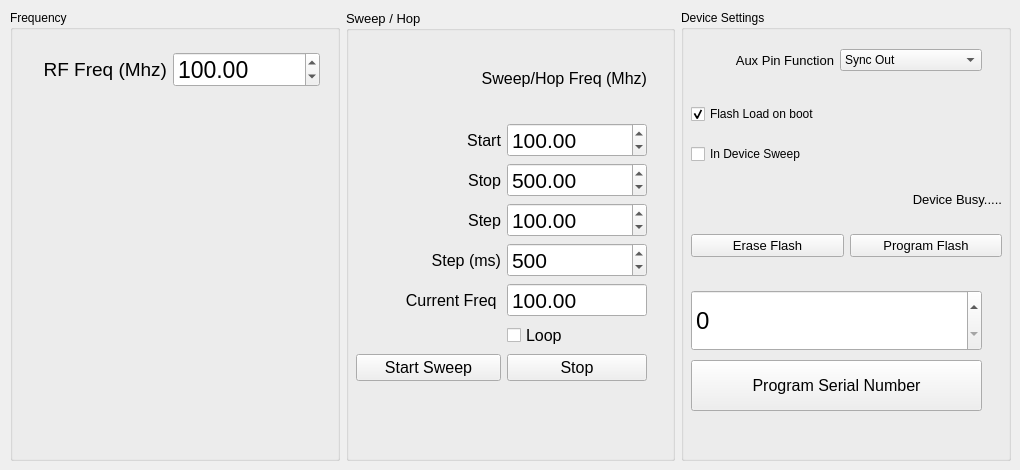
    <widget class="QWidget" name="tab_4">
     <attribute name="title">
      <string>Control</string>
     </attribute>
     <widget class="QWidget" name="horizontalLayoutWidget">
      <property name="geometry">
       <rect>
        <x>10</x>
        <y>10</y>
        <width>1001</width>
        <height>451</height>
       </rect>
      </property>
      <layout class="QHBoxLayout" name="horizontalLayout_2">
       <item>
        <widget class="QGroupBox" name="groupBox_3">
         <property name="title">
          <string>Frequency</string>
         </property>
         <widget class="QWidget" name="gridLayoutWidget_6">
          <property name="geometry">
           <rect>
            <x>10</x>
            <y>20</y>
            <width>300</width>
            <height>80</height>
           </rect>
          </property>
          <layout class="QGridLayout" name="gridLayout_7">
           <item row="0" column="1">
            <widget class="QDoubleSpinBox" name="doubleSpinBox_freq_basic">
             <property name="font">
              <font>
               <pointsize>17</pointsize>
              </font>
             </property>
             <property name="minimum">
              <double>35.000000000000000</double>
             </property>
             <property name="maximum">
              <double>4400.000000000000000</double>
             </property>
             <property name="singleStep">
              <double>0.010000000000000</double>
             </property>
             <property name="value">
              <double>100.000000000000000</double>
             </property>
            </widget>
           </item>
           <item row="0" column="0">
            <widget class="QLabel" name="label_67">
             <property name="enabled">
              <bool>true</bool>
             </property>
             <property name="font">
              <font>
               <pointsize>14</pointsize>
              </font>
             </property>
             <property name="text">
              <string>RF Freq (Mhz)</string>
             </property>
             <property name="alignment">
              <set>Qt::AlignRight|Qt::AlignTrailing|Qt::AlignVCenter</set>
             </property>
            </widget>
           </item>
          </layout>
         </widget>
        </widget>
       </item>
       <item>
        <widget class="QGroupBox" name="groupBox">
         <property name="font">
          <font>
           <pointsize>10</pointsize>
          </font>
         </property>
         <property name="title">
          <string>Sweep / Hop</string>
         </property>
         <widget class="QWidget" name="gridLayoutWidget_4">
          <property name="geometry">
           <rect>
            <x>10</x>
            <y>30</y>
            <width>291</width>
            <height>341</height>
           </rect>
          </property>
          <layout class="QGridLayout" name="gridLayout_5">
           <item row="5" column="1">
            <widget class="QDoubleSpinBox" name="doubleSpinBox_sweep_freq">
             <property name="font">
              <font>
               <pointsize>16</pointsize>
              </font>
             </property>
             <property name="readOnly">
              <bool>true</bool>
             </property>
             <property name="buttonSymbols">
              <enum>QAbstractSpinBox::NoButtons</enum>
             </property>
             <property name="maximum">
              <double>4400.000000000000000</double>
             </property>
             <property name="singleStep">
              <double>0.010000000000000</double>
             </property>
             <property name="value">
              <double>100.000000000000000</double>
             </property>
            </widget>
           </item>
           <item row="2" column="0">
            <widget class="QLabel" name="label_51">
             <property name="enabled">
              <bool>true</bool>
             </property>
             <property name="font">
              <font>
               <pointsize>12</pointsize>
              </font>
             </property>
             <property name="text">
              <string>Stop</string>
             </property>
             <property name="alignment">
              <set>Qt::AlignRight|Qt::AlignTrailing|Qt::AlignVCenter</set>
             </property>
            </widget>
           </item>
           <item row="2" column="1">
            <widget class="QDoubleSpinBox" name="doubleSpinBox_sweep_end">
             <property name="maximumSize">
              <size>
               <width>140</width>
               <height>16777215</height>
              </size>
             </property>
             <property name="font">
              <font>
               <pointsize>16</pointsize>
              </font>
             </property>
             <property name="minimum">
              <double>35.000000000000000</double>
             </property>
             <property name="maximum">
              <double>4400.000000000000000</double>
             </property>
             <property name="singleStep">
              <double>0.010000000000000</double>
             </property>
             <property name="value">
              <double>500.000000000000000</double>
             </property>
            </widget>
           </item>
           <item row="3" column="0">
            <widget class="QLabel" name="label_52">
             <property name="enabled">
              <bool>true</bool>
             </property>
             <property name="font">
              <font>
               <pointsize>12</pointsize>
              </font>
             </property>
             <property name="text">
              <string>Step</string>
             </property>
             <property name="alignment">
              <set>Qt::AlignRight|Qt::AlignTrailing|Qt::AlignVCenter</set>
             </property>
            </widget>
           </item>
           <item row="4" column="1">
            <widget class="QSpinBox" name="spinBox_sweep_delay">
             <property name="maximumSize">
              <size>
               <width>140</width>
               <height>16777215</height>
              </size>
             </property>
             <property name="font">
              <font>
               <pointsize>16</pointsize>
              </font>
             </property>
             <property name="minimum">
              <number>30</number>
             </property>
             <property name="maximum">
              <number>100000000</number>
             </property>
             <property name="value">
              <number>500</number>
             </property>
            </widget>
           </item>
           <item row="1" column="0">
            <widget class="QLabel" name="label_50">
             <property name="enabled">
              <bool>true</bool>
             </property>
             <property name="font">
              <font>
               <pointsize>12</pointsize>
              </font>
             </property>
             <property name="text">
              <string>Start</string>
             </property>
             <property name="alignment">
              <set>Qt::AlignRight|Qt::AlignTrailing|Qt::AlignVCenter</set>
             </property>
            </widget>
           </item>
           <item row="4" column="0">
            <widget class="QLabel" name="label_53">
             <property name="enabled">
              <bool>true</bool>
             </property>
             <property name="font">
              <font>
               <pointsize>12</pointsize>
              </font>
             </property>
             <property name="text">
              <string>Step (ms)</string>
             </property>
             <property name="alignment">
              <set>Qt::AlignRight|Qt::AlignTrailing|Qt::AlignVCenter</set>
             </property>
            </widget>
           </item>
           <item row="6" column="1">
            <widget class="QCheckBox" name="checkBox_sweep_loop">
             <property name="font">
              <font>
               <pointsize>12</pointsize>
              </font>
             </property>
             <property name="text">
              <string>Loop</string>
             </property>
            </widget>
           </item>
           <item row="1" column="1">
            <widget class="QDoubleSpinBox" name="doubleSpinBox_sweep_start">
             <property name="maximumSize">
              <size>
               <width>140</width>
               <height>16777215</height>
              </size>
             </property>
             <property name="font">
              <font>
               <pointsize>16</pointsize>
              </font>
             </property>
             <property name="minimum">
              <double>35.000000000000000</double>
             </property>
             <property name="maximum">
              <double>4400.000000000000000</double>
             </property>
             <property name="singleStep">
              <double>0.010000000000000</double>
             </property>
             <property name="value">
              <double>100.000000000000000</double>
             </property>
            </widget>
           </item>
           <item row="5" column="0">
            <widget class="QLabel" name="label_54">
             <property name="enabled">
              <bool>true</bool>
             </property>
             <property name="font">
              <font>
               <pointsize>12</pointsize>
              </font>
             </property>
             <property name="text">
              <string>Current Freq </string>
             </property>
             <property name="alignment">
              <set>Qt::AlignRight|Qt::AlignTrailing|Qt::AlignVCenter</set>
             </property>
            </widget>
           </item>
           <item row="3" column="1">
            <widget class="QDoubleSpinBox" name="doubleSpinBox_sweep_step">
             <property name="maximumSize">
              <size>
               <width>140</width>
               <height>16777215</height>
              </size>
             </property>
             <property name="font">
              <font>
               <pointsize>16</pointsize>
              </font>
             </property>
             <property name="minimum">
              <double>0.010000000000000</double>
             </property>
             <property name="maximum">
              <double>4400.000000000000000</double>
             </property>
             <property name="singleStep">
              <double>0.010000000000000</double>
             </property>
             <property name="value">
              <double>100.000000000000000</double>
             </property>
            </widget>
           </item>
           <item row="7" column="1">
            <widget class="QPushButton" name="pushButton_sweep_stop">
             <property name="font">
              <font>
               <pointsize>12</pointsize>
              </font>
             </property>
             <property name="text">
              <string>Stop</string>
             </property>
            </widget>
           </item>
           <item row="7" column="0">
            <widget class="QPushButton" name="pushButton_sweep_start">
             <property name="font">
              <font>
               <pointsize>12</pointsize>
              </font>
             </property>
             <property name="text">
              <string>Start Sweep</string>
             </property>
            </widget>
           </item>
           <item row="0" column="0" colspan="2">
            <widget class="QLabel" name="label_49">
             <property name="enabled">
              <bool>true</bool>
             </property>
             <property name="font">
              <font>
               <pointsize>12</pointsize>
              </font>
             </property>
             <property name="text">
              <string>Sweep/Hop Freq (Mhz)</string>
             </property>
             <property name="alignment">
              <set>Qt::AlignRight|Qt::AlignTrailing|Qt::AlignVCenter</set>
             </property>
            </widget>
           </item>
          </layout>
         </widget>
        </widget>
       </item>
       <item>
        <widget class="QGroupBox" name="groupBox_5">
         <property name="title">
          <string>Device Settings</string>
         </property>
         <widget class="QWidget" name="gridLayoutWidget_5">
          <property name="geometry">
           <rect>
            <x>10</x>
            <y>80</y>
            <width>311</width>
            <height>181</height>
           </rect>
          </property>
          <layout class="QGridLayout" name="gridLayout_6">
           <item row="2" column="0">
            <widget class="QLabel" name="label_device_busy_2">
             <property name="enabled">
              <bool>true</bool>
             </property>
             <property name="maximumSize">
              <size>
               <width>16777215</width>
               <height>30</height>
              </size>
             </property>
             <property name="font">
              <font>
               <pointsize>10</pointsize>
              </font>
             </property>
             <property name="text">
              <string/>
             </property>
             <property name="alignment">
              <set>Qt::AlignRight|Qt::AlignTrailing|Qt::AlignVCenter</set>
             </property>
            </widget>
           </item>
           <item row="3" column="0">
            <widget class="QPushButton" name="pushButton_erase_flash">
             <property name="font">
              <font>
               <pointsize>10</pointsize>
              </font>
             </property>
             <property name="text">
              <string>Erase Flash</string>
             </property>
            </widget>
           </item>
           <item row="1" column="0">
            <widget class="QCheckBox" name="checkBox_prog_enable_sweep">
             <property name="toolTip">
              <string>When checked Device will enable RF output as soon as Power is Applied.</string>
             </property>
             <property name="text">
              <string>In Device Sweep</string>
             </property>
             <property name="checked">
              <bool>false</bool>
             </property>
             <property name="tristate">
              <bool>false</bool>
             </property>
            </widget>
           </item>
           <item row="3" column="2">
            <widget class="QPushButton" name="pushButton_program_flash">
             <property name="font">
              <font>
               <pointsize>10</pointsize>
              </font>
             </property>
             <property name="text">
              <string>Program Flash</string>
             </property>
            </widget>
           </item>
           <item row="2" column="2">
            <widget class="QLabel" name="label_device_busy">
             <property name="enabled">
              <bool>true</bool>
             </property>
             <property name="maximumSize">
              <size>
               <width>16777215</width>
               <height>30</height>
              </size>
             </property>
             <property name="font">
              <font>
               <pointsize>10</pointsize>
              </font>
             </property>
             <property name="text">
              <string>Device Busy.....</string>
             </property>
             <property name="alignment">
              <set>Qt::AlignRight|Qt::AlignTrailing|Qt::AlignVCenter</set>
             </property>
            </widget>
           </item>
           <item row="0" column="0">
            <widget class="QCheckBox" name="checkBox_autoLockOnBoot">
             <property name="toolTip">
              <string>When checked Device will enable RF output as soon as Power is Applied.</string>
             </property>
             <property name="text">
              <string>Flash Load on boot</string>
             </property>
             <property name="checked">
              <bool>true</bool>
             </property>
             <property name="tristate">
              <bool>false</bool>
             </property>
            </widget>
           </item>
          </layout>
         </widget>
         <widget class="QSpinBox" name="spinBox_serial">
          <property name="geometry">
           <rect>
            <x>10</x>
            <y>280</y>
            <width>291</width>
            <height>61</height>
           </rect>
          </property>
          <property name="font">
           <font>
            <pointsize>18</pointsize>
           </font>
          </property>
          <property name="maximum">
           <number>1048575</number>
          </property>
          <property name="displayIntegerBase">
           <number>16</number>
          </property>
         </widget>
         <widget class="QPushButton" name="pushButton_program_serial">
          <property name="geometry">
           <rect>
            <x>10</x>
            <y>350</y>
            <width>291</width>
            <height>51</height>
           </rect>
          </property>
          <property name="font">
           <font>
            <pointsize>12</pointsize>
           </font>
          </property>
          <property name="text">
           <string>Program Serial Number</string>
          </property>
         </widget>
         <widget class="QWidget" name="gridLayoutWidget_2">
          <property name="geometry">
           <rect>
            <x>10</x>
            <y>30</y>
            <width>291</width>
            <height>41</height>
           </rect>
          </property>
          <layout class="QGridLayout" name="gridLayout">
           <item row="0" column="0">
            <widget class="QLabel" name="label_48">
             <property name="enabled">
              <bool>true</bool>
             </property>
             <property name="font">
              <font>
               <pointsize>10</pointsize>
              </font>
             </property>
             <property name="text">
              <string>Aux Pin Function</string>
             </property>
             <property name="alignment">
              <set>Qt::AlignRight|Qt::AlignTrailing|Qt::AlignVCenter</set>
             </property>
            </widget>
           </item>
           <item row="0" column="1">
            <widget class="QComboBox" name="comboBox_auxsetting">
             <property name="currentIndex">
              <number>0</number>
             </property>
             <item>
              <property name="text">
               <string>Sync Out</string>
              </property>
             </item>
             <item>
              <property name="text">
               <string>Sync In</string>
              </property>
             </item>
             <item>
              <property name="text">
               <string>Ext Ref EN</string>
              </property>
             </item>
            </widget>
           </item>
          </layout>
         </widget>
        </widget>
       </item>
      </layout>
     </widget>
    </widget>
